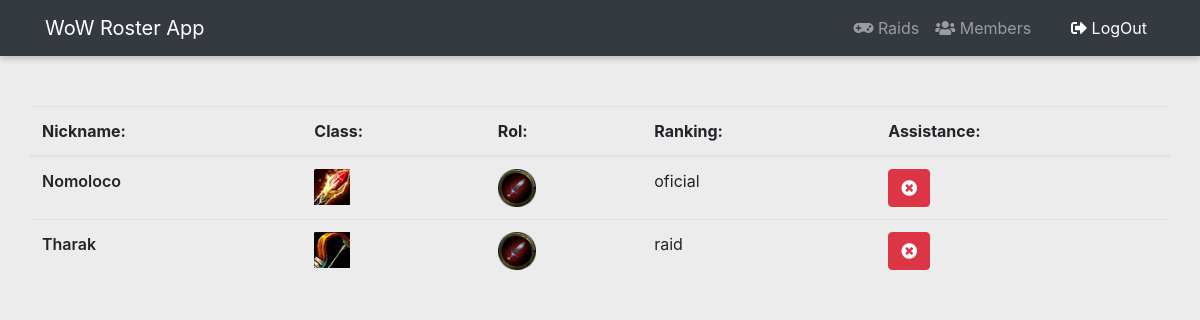
The page /raids/1 (signed in) on the database as committed earlier.
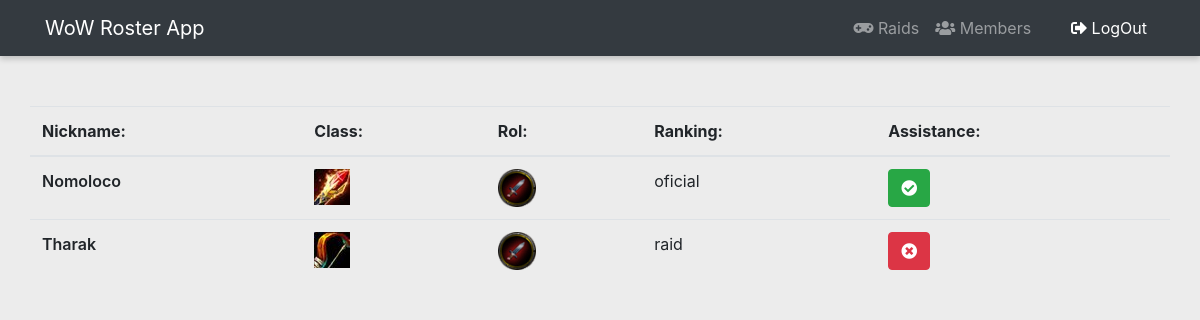
The same page on the database as committed later.
### api/models.py (models this page shows, shortened)
class RaidAssistance(models.Model):
    member = models.ForeignKey(
        Member, verbose_name="Miembro", on_delete=models.CASCADE)
    raid = models.ForeignKey(Raid, verbose_name="Raid",
                             on_delete=models.CASCADE, related_name='raid_assistances')
    assistance = models.BooleanField(default=False, verbose_name="Asistencia")
    class Meta:
        verbose_name = "Assistance"
        verbose_name_plural = "Assistances"
        unique_together = ['member', 'raid']

class Member(models.Model):
    TYPE = (
        ('oficial', 'oficial'),
        ('raid', 'raid'),
        ('trial', 'trial'),
        ('member', 'member'),
        ('kicked', 'kicked')
    )
    ROLES = (
        ('tank', 'tank'),
        ('dps', 'dps'),
        ('healer', 'healer'),
        ('hybrid', 'hybrid')
    )
    CLASES = (
        ('warlock', 'Brujo'),
        ('hunter', 'Cazador'),
        ('druid', 'Druida'),
        ('warrior', 'Guerrero'),
        ('mage', 'Mago'),
        ('rogue', 'Picaro'),
        ('priest', 'Sacerdote')
    )
    name = models.CharField(
        max_length=90, verbose_name="Nickname", unique=True)
    rank = models.CharField(choices=TYPE, verbose_name="Rango", max_length=150)
    role = models.CharField(choices=ROLES, verbose_name="Rol", max_length=150)
    clas = models.CharField(
        choices=CLASES, verbose_name="Clase", max_length=150)
    joined = models.DateField(blank=True, null=True,
                              verbose_name="Fecha de entrada")
    notes = models.TextField(blank=True, null=True, verbose_name="Notas")
    class Meta:
        verbose_name = "Member"
        verbose_name_plural = "Members"
        ordering = ['name']
    def __str__(self):
        return self.name

### frontend/views.py (the view)
# urls.py: path('raids/<id>', raid, name="raid"),
def raid(request, id):
    raid = Raid.objects.get(pk=id)
    return render(request, 'frontend/raid.html', {'raid':raid})

### frontend/templates/frontend/raid.html (shortened to what this page needs)
{% extends 'frontend/base.html' %}
{% block  content %}
<div class="container" id="containerRaidU">
  <div class="row">
    <table class="table">
      <thead>
        <tr>
          <th scope="col">Nickname:</th>
          <th scope="col">Class:</th>
          <th scope="col">Rol:</th>
          <th class="rankingT" scope="col">Ranking:</th>
          <th scope="col">Assistance:</th>
        </tr>
      </thead>
      <tbody>
        {% for assistance in raid.raid_assistances.all %}
        <tr>
          <td style="font-weight:600">{{assistance.member}}</td>
          <th scope="row"><img src="/static/frontend/img/classes/{{assistance.member.clas}}.jpg" alt=""></th>
          <th scope="row"><img class="" src="/static/frontend/img/role/{{assistance.member.role}}.png" width="38px"></th>
          <td class="rankingT">{{assistance.member.rank}}</td>
          <td>
            <button id="b{{assistance.id}}" class="btn {% if assistance.assistance %}btn-success{% else %}btn-danger{% endif %}" onClick="setAssistance('{{assistance.id}}')">
              {% if assistance.assistance %}<i class="fas fa-check-circle"></i>
              {% else %}<i class="fas fa-times-circle"></i>{% endif %}
            </button>
          </td>
        </tr>
        {% endfor %}
      </tbody>
    </table>
  </div>
</div>
{% endblock %}

Rows that differ between the two databases and show on the page:
changed RaidAssistance "Nomoloco": assistance False → True (drawn)
